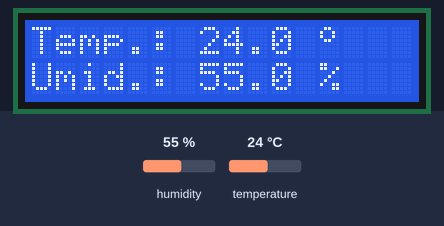
Bench run of a sketch on a simulated Arduino Uno, built with avr-gcc and run on an emulated ATmega328P. Shown: 16×2 character LCD. Inputs (shaded band) come from the test bench; at power-on: humidity 55 %, temperature 24 °C.

Above: at 1.2 s.
1.3 s: humidity set to 22 %
At 3.1 s:
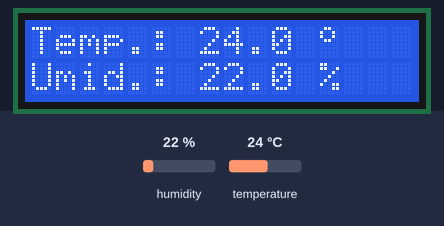
4.0 s: temperature set to 12 °C
At 5.6 s:
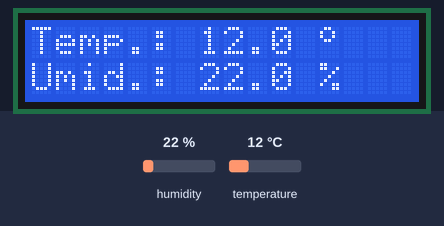
6.7 s: humidity set to 40 %
At 9.4 s:
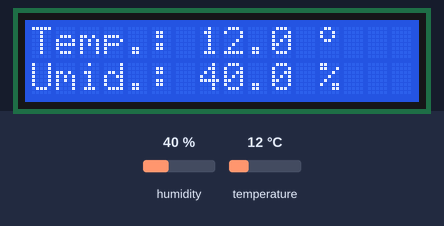
9.7 s: temperature set to 19 °C
At 10.8 s:
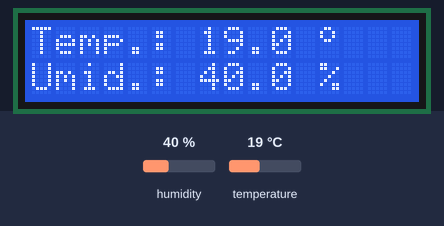
Timing chart, 0 to 12.7 s (numbered marks = the images above; inputs shaded):
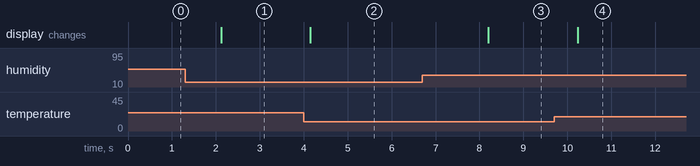

Measured:
- after the input at 1.3 s, the display: changes after 0.82 s (image 1)
- after the input at 4.0 s, the display: changes after 0.15 s (image 2)
- after the input at 6.7 s, the display: changes after 1.5 s (image 3)
- after the input at 9.7 s, the display: changes after 0.53 s (image 4)

The sketch:

leitura-temperatura.ino
```cpp
/*
  Exemplo de Utilização de Temperatura e LCD
  Utilizado: Arduino Uno, Display LCD 16 x 2 e sensor DHT 11
  Autor: Yhan Christian Souza Silva - Data: 29/12/2015
 */

#include <LiquidCrystal.h>							//biblioteca display LCD
#include <DHT.h>								//biblioteca sensor de temperatura DHT 11

// --- Hardware ---

#define pinoSensor A3
#define sensorTemperatura DHT11

// --- Definição pinos LCD ---

 LiquidCrystal lcd(7,
                   6,
                   5,
                   4,
                   3,
                   2);

DHT dht(pinoSensor, sensorTemperatura);

// --- Array símbolo grau ---

byte grau[8] = {0x0C,
		0x12,
		0x12,
		0x0C,
                0x00,
		0x00,
		0x00,
		0x00};

 // --- Configurações Iniciais ---

void setup()
{
	lcd.begin(16,2);				    //inicializo display LCD 16 x 2
	lcd.clear();				      	    //limpa o LCD
	lcd.createChar(0, grau);		            //crio um caracterer customizado
}

// --- Loop Infinito ---

void loop()
{

// --- Variáveis p/ leitura de temperatura e umidade ---

	float humid = dht.readHumidity();
	float temp = dht.readTemperature();

// --- Exibição de temperatura no LCD ---

	lcd.setCursor(0,0);
	lcd.print("Temp.: ");
	lcd.setCursor(7,0);
	lcd.print(temp, 1);
	lcd.setCursor(12,0);
	lcd.write((byte)0);

// --- Exibição de umidade no LCD ---

	lcd.setCursor(0,1);
	lcd.print("Umid.: ");
	lcd.setCursor(7,1);
	lcd.print(humid,1);
	lcd.setCursor(12,1);
	lcd.print("%");
	delay(2000);				//intervalo p/ nova leitura do sensor
}
```
